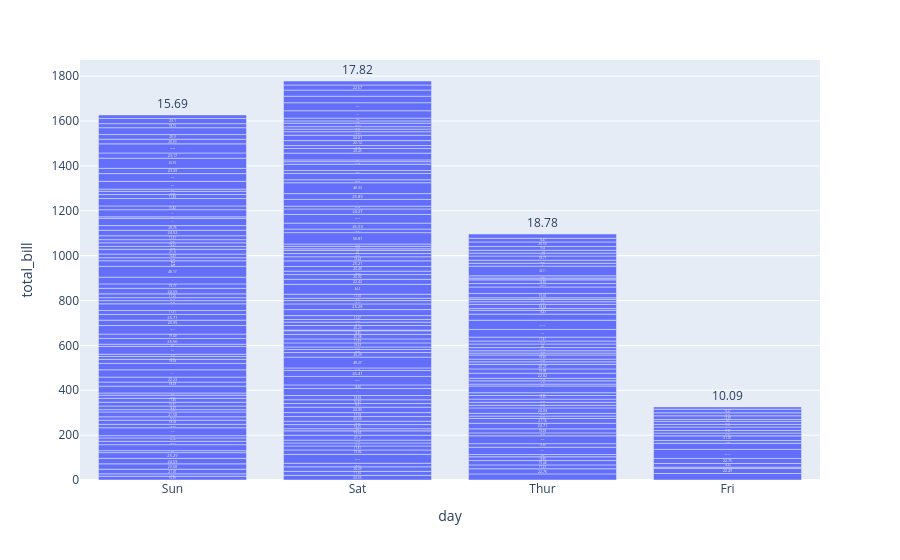

Notebook source saved alongside this figure:
### Code cell
#text_auto data labels on bars

px.bar(tips, x='day', y='total_bill', text_auto=True)

### Figure 1 — Plotly figure (JSON) as saved in the notebook; plotly's stock layout.template omitted (floating-point values rounded to 4 significant figures; data arrays with more than 128 entries replaced by an {"elided": "..."} marker saying what was removed)
{"data": [{"hovertemplate": "day=%{x}<br>total_bill=%{y}<extra></extra>", "legendgroup": "", "marker": {"color": "#636efa", "pattern": {"shape": ""}}, "name": "", "orientation": "v", "showlegend": false, "textposition": "auto", "texttemplate": "%{y}", "type": "bar", "x": {"elided": "244 str values"}, "xaxis": "x", "y": {"elided": "244 float values"}, "yaxis": "y"}], "layout": {"barmode": "relative", "legend": {"tracegroupgap": 0}, "margin": {"t": 60}, "xaxis": {"anchor": "y", "domain": [0, 1], "title": {"text": "day"}}, "yaxis": {"anchor": "x", "domain": [0, 1], "title": {"text": "total_bill"}}}}
